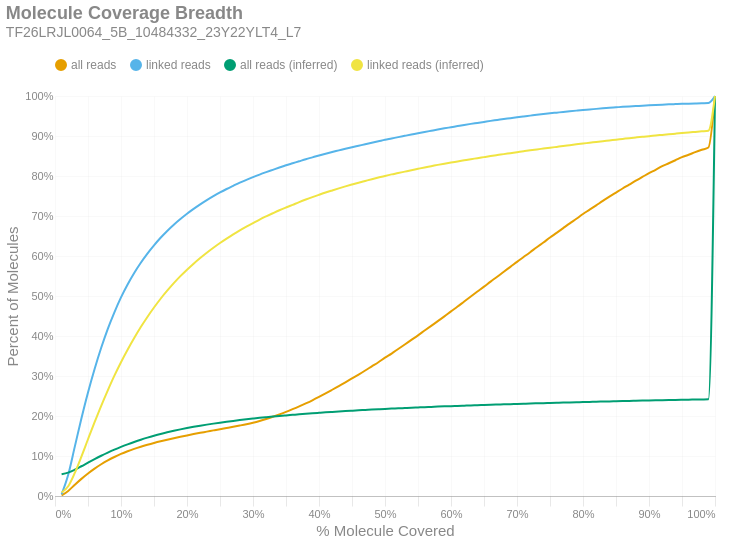

The code cell stored with this chart in its notebook:
### Markdown cell above
### Molecule Read Coverage
This chart shows molecule coverage breadth as computed by the number of bases aligned to that molecule. In other words, "*how much of each unique long molecule is actually sequenced/aligned?*" Keep in mind there is a distinction between sequences and alignments, since some sequences belonging to a particular molecule may not align well and wouldn't appear in the alignment data. This chart also shows molecule coverage breadth as computed by the *inferred fragment* from which the aligned sequences originate. Unlike read coverage, this calculation takes into account the total insert size, including unsequenced gaps between the forward and reverse reads. Like the previous figures, these are cumulative percents.

### Code cell
if SKIPLR:
    print_html(f"Skipped")
else:
    binned_df = consolidated_hist(valids['coverage_bp'], mask, 0.01, True)
    binned_df_inf = consolidated_hist(valids['coverage_inserts'], mask, 0.01, True)
    binned_df = binned_df.with_columns(pl.lit(binned_df_inf['all reads (cumsum)']).alias('all reads (inferred)'))
    binned_df = binned_df.with_columns(pl.lit(binned_df_inf['linked reads (cumsum)']).alias('linked reads (inferred)'))
    binned_df = binned_df.with_columns(
        (pl.col('bin').cast(pl.Float64) + 0.01).alias('right_edge')
    )

    with SafeRender(binned_df):
        (
            density_plot(binned_df, 'Molecule Coverage Breadth', samplename, 'molcov', ['all reads (inferred)','linked reads (inferred)'])
            .encode(
                #x=alt.X('bin:Q', title="% Molecule Covered").axis(format = '%').scale(padding=0),
                x=alt.X('right_edge:Q', title="% Molecule Covered").axis(format='%').scale(padding=0),
                y=alt.Y('value:Q', title='Percent of Molecules')
                    .axis(format='%')
                    .stack(False)
                    .scale(domainMin=0, padding=0),
                color=alt.Color("key:N").scale(domain = ["all reads", "linked reads", "all reads (inferred)", "linked reads (inferred)"]),
                tooltip = [
                    alt.Tooltip("key:N", title = "Data Type"),
                    alt.Tooltip("range_label:N", title="% Molecule Covered"),
                    alt.Tooltip("value:Q", format = ".2%", title="% Molecules")
                ]
            )
        ).display()

### Figure 1 — Vega-Lite specification as saved in the notebook (floating-point values rounded to 4 significant figures)
{"width": "container", "height": 400, "config": {"title": {"anchor": "start", "dy": -15, "fontSize": 18, "color": "#888888", "subtitleColor": "#888888", "subtitleFontSize": 14}, "arc": {"fill": "#0072B2"}, "axis": {"domainColor": "#888888", "domainWidth": 0.5, "gridWidth": 0.2, "grid": false, "titleFontWeight": 400, "titleFontSize": 15, "labelFontSize": 11, "labelColor": "#888888", "tickColor": "#888888", "tickWidth": 0.2, "titleColor": "#888888"}, "axisBand": {"grid": false}, "axisX": {"grid": true, "tickSize": 10, "domainCap": "round"}, "axisY": {"domain": false, "grid": true, "tickSize": 0, "domainCap": "round"}, "background": "transparent", "header": {"labelFontSize": 15, "labelColor": "#888888", "titleFontSize": 15, "titleFontWeight": 600, "titleColor": "#888888"}, "legend": {"labelFont": "sans-serif", "labelFontSize": 12, "labelColor": "#888888", "symbolSize": 100, "symbolType": "circle", "titleFontSize": 12, "titlePadding": 10, "titleColor": "#888888", "title": null, "orient": "top"}, "range": {"category": ["#E69F00", "#56B4E9", "#009E73", "#F0E442", "#0072B2", "#D55E00", "#CC79A7", "#000000"], "diverging": ["#cfe8f3", "#a2d4ec", "#73bfe2", "#46abdb", "#1696d2", "#12719e"]}, "area": {"fill": "#0072B2", "fillOpacity": 0.7, "line": true, "strokeOpacity": 0.7}, "line": {"color": "#0072B2", "stroke": "#0072B2", "strokeWidth": 2}, "trail": {"color": "#0072B2", "stroke": "#0072B2", "strokeWidth": 0, "size": 1}, "point": {"filled": true, "fillOpacity": 1.0, "size": 95}, "text": {"color": "#888888", "fontSize": 11, "align": "right", "fontWeight": 400, "size": 11}, "bar": {"fill": "#0072B2", "stroke": null}, "view": {"stroke": null, "continuousWidth": 660, "continuousHeight": 400}}, "data": {"name": "data-fd0e7b865745eb4f01860bd1621ec142"}, "mark": {"type": "line", "interpolate": "monotone", "point": {"opacity": 0, "size": 275}}, "encoding": {"color": {"field": "key", "scale": {"domain": ["all reads", "linked reads", "all reads (inferred)", "linked reads (inferred)"]}, "type": "nominal"}, "tooltip": [{"field": "key", "title": "Data Type", "type": "nominal"}, {"field": "range_label", "title": "% Molecule Covered", "type": "nominal"}, {"field": "value", "format": ".2%", "title": "% Molecules", "type": "quantitative"}], "x": {"axis": {"format": "%"}, "field": "right_edge", "scale": {"padding": 0}, "title": "% Molecule Covered", "type": "quantitative"}, "y": {"axis": {"format": "%"}, "field": "value", "scale": {"domainMin": 0, "padding": 0}, "stack": false, "title": "Percent of Molecules", "type": "quantitative"}}, "params": [{"name": "param_c36ac31b6afebe62", "select": {"type": "point", "fields": ["key"]}, "bind": "legend"}], "title": {"text": "Molecule Coverage Breadth", "subtitle": "TF26LRJL0064_5B_10484332_23Y22YLT4_L7"}, "transform": [{"fold": ["all reads (cumsum)", "linked reads (cumsum)", "all reads (inferred)", "linked reads (inferred)"]}, {"calculate": "replace(datum.key, ' (cumsum)', '')", "as": "key"}, {"filter": {"param": "param_c36ac31b6afebe62"}}], "usermeta": {"embedOptions": {"downloadFileName": "TF26LRJL0064_5B_10484332_23Y22YLT4_L7.molcov"}}, "$schema": "https://vega.github.io/schema/vega-lite/v6.4.1.json", "datasets": {"data-fd0e7b865745eb4f01860bd1621ec142": [{"bin": "0.0", "interval": "0.0-0.01", "all reads": 0.001416, "linked reads": 0.004223, "all reads (cumsum)": 0.001416, "linked reads (cumsum)": 0.004223, "range_label": "0.0-0.01", "all reads (inferred)": 0.05464, "linked reads (inferred)": 0.008731, "right_edge": 0.01}, {"bin": "0.01", "interval": "0.01-0.02", "all reads": 0.01128, "linked reads": 0.04876, "all reads (cumsum)": 0.0127, "linked reads (cumsum)": 0.05299, "range_label": "0.01-0.02", "all reads (inferred)": 0.05851, "linked reads (inferred)": 0.0243, "right_edge": 0.02}, {"bin": "0.02", "interval": "0.02-0.03", "all reads": 0.01538, "linked reads": 0.07046, "all reads (cumsum)": 0.02807, "linked reads (cumsum)": 0.1234, "range_label": "0.02-0.03", "all reads (inferred)": 0.06578, "linked reads (inferred)": 0.05774, "right_edge": 0.03}, {"bin": "0.03", "interval": "0.03-0.04", "all reads": 0.01476, "linked reads": 0.07023, "all reads (cumsum)": 0.04283, "linked reads (cumsum)": 0.1937, "range_label": "0.03-0.04", "all reads (inferred)": 0.07439, "linked reads (inferred)": 0.0986, "right_edge": 0.04}, {"bin": "0.04", "interval": "0.04-0.05", "all reads": 0.01351, "linked reads": 0.06511, "all reads (cumsum)": 0.05635, "linked reads (cumsum)": 0.2588, "range_label": "0.04-0.05", "all reads (inferred)": 0.08341, "linked reads (inferred)": 0.1419, "right_edge": 0.05}, {"bin": "0.05", "interval": "0.05-0.06", "all reads": 0.01211, "linked reads": 0.05875, "all reads (cumsum)": 0.06846, "linked reads (cumsum)": 0.3175, "range_label": "0.05-0.06", "all reads (inferred)": 0.09221, "linked reads (inferred)": 0.1845, "right_edge": 0.06}, {"bin": "0.06", "interval": "0.06-0.07", "all reads": 0.01089, "linked reads": 0.05302, "all reads (cumsum)": 0.07936, "linked reads (cumsum)": 0.3706, "range_label": "0.06-0.07", "all reads (inferred)": 0.1006, "linked reads (inferred)": 0.2255, "right_edge": 0.07}, {"bin": "0.07", "interval": "0.07-0.08", "all reads": 0.009717, "linked reads": 0.04745, "all reads (cumsum)": 0.08907, "linked reads (cumsum)": 0.418, "range_label": "0.07-0.08", "all reads (inferred)": 0.1085, "linked reads (inferred)": 0.2642, "right_edge": 0.08}, {"bin": "0.08", "interval": "0.08-0.09", "all reads": 0.008458, "linked reads": 0.0413, "all reads (cumsum)": 0.09753, "linked reads (cumsum)": 0.4593, "range_label": "0.08-0.09", "all reads (inferred)": 0.116, "linked reads (inferred)": 0.3009, "right_edge": 0.09}, {"bin": "0.09", "interval": "0.09-0.1", "all reads": 0.00764, "linked reads": 0.03713, "all reads (cumsum)": 0.1052, "linked reads (cumsum)": 0.4964, "range_label": "0.09-0.1", "all reads (inferred)": 0.1229, "linked reads (inferred)": 0.3345, "right_edge": 0.1}, {"bin": "0.1", "interval": "0.1-0.11", "all reads": 0.006665, "linked reads": 0.0323, "all reads (cumsum)": 0.1118, "linked reads (cumsum)": 0.5287, "range_label": "0.1-0.11", "all reads (inferred)": 0.1292, "linked reads (inferred)": 0.3656, "right_edge": 0.11}, {"bin": "0.11", "interval": "0.11-0.12", "all reads": 0.005978, "linked reads": 0.02873, "all reads (cumsum)": 0.1178, "linked reads (cumsum)": 0.5575, "range_label": "0.11-0.12", "all reads (inferred)": 0.1352, "linked reads (inferred)": 0.3949, "right_edge": 0.12}, {"bin": "0.12", "interval": "0.12-0.13", "all reads": 0.005371, "linked reads": 0.02554, "all reads (cumsum)": 0.1232, "linked reads (cumsum)": 0.583, "range_label": "0.12-0.13", "all reads (inferred)": 0.1407, "linked reads (inferred)": 0.4223, "right_edge": 0.13}, {"bin": "0.13", "interval": "0.13-0.14", "all reads": 0.004911, "linked reads": 0.02299, "all reads (cumsum)": 0.1281, "linked reads (cumsum)": 0.606, "range_label": "0.13-0.14", "all reads (inferred)": 0.1459, "linked reads (inferred)": 0.4475, "right_edge": 0.14}, {"bin": "0.14", "interval": "0.14-0.15", "all reads": 0.004548, "linked reads": 0.02064, "all reads (cumsum)": 0.1326, "linked reads (cumsum)": 0.6266, "range_label": "0.14-0.15", "all reads (inferred)": 0.1507, "linked reads (inferred)": 0.4712, "right_edge": 0.15}, {"bin": "0.15", "interval": "0.15-0.16", "all reads": 0.004224, "linked reads": 0.0189, "all reads (cumsum)": 0.1369, "linked reads (cumsum)": 0.6455, "range_label": "0.15-0.16", "all reads (inferred)": 0.1551, "linked reads (inferred)": 0.4931, "right_edge": 0.16}, {"bin": "0.16", "interval": "0.16-0.17", "all reads": 0.003933, "linked reads": 0.01704, "all reads (cumsum)": 0.1408, "linked reads (cumsum)": 0.6626, "range_label": "0.16-0.17", "all reads (inferred)": 0.1592, "linked reads (inferred)": 0.5132, "right_edge": 0.17}, {"bin": "0.17", "interval": "0.17-0.18", "all reads": 0.003783, "linked reads": 0.0156, "all reads (cumsum)": 0.1446, "linked reads (cumsum)": 0.6782, "range_label": "0.17-0.18", "all reads (inferred)": 0.163, "linked reads (inferred)": 0.532, "right_edge": 0.18}, {"bin": "0.18", "interval": "0.18-0.19", "all reads": 0.003525, "linked reads": 0.01411, "all reads (cumsum)": 0.1481, "linked reads (cumsum)": 0.6923, "range_label": "0.18-0.19", "all reads (inferred)": 0.1665, "linked reads (inferred)": 0.5496, "right_edge": 0.19}, {"bin": "0.19", "interval": "0.19-0.2", "all reads": 0.003386, "linked reads": 0.01322, "all reads (cumsum)": 0.1515, "linked reads (cumsum)": 0.7055, "range_label": "0.19-0.2", "all reads (inferred)": 0.1698, "linked reads (inferred)": 0.5655, "right_edge": 0.2}, {"bin": "0.2", "interval": "0.2-0.21", "all reads": 0.003241, "linked reads": 0.01216, "all reads (cumsum)": 0.1547, "linked reads (cumsum)": 0.7177, "range_label": "0.2-0.21", "all reads (inferred)": 0.1729, "linked reads (inferred)": 0.5808, "right_edge": 0.21}, {"bin": "0.21", "interval": "0.21-0.22", "all reads": 0.003146, "linked reads": 0.01137, "all reads (cumsum)": 0.1579, "linked reads (cumsum)": 0.729, "range_label": "0.21-0.22", "all reads (inferred)": 0.1758, "linked reads (inferred)": 0.5949, "right_edge": 0.22}, {"bin": "0.22", "interval": "0.22-0.23", "all reads": 0.003055, "linked reads": 0.01059, "all reads (cumsum)": 0.1609, "linked reads (cumsum)": 0.7396, "range_label": "0.22-0.23", "all reads (inferred)": 0.1784, "linked reads (inferred)": 0.6081, "right_edge": 0.23}, {"bin": "0.23", "interval": "0.23-0.24", "all reads": 0.003097, "linked reads": 0.009872, "all reads (cumsum)": 0.164, "linked reads (cumsum)": 0.7495, "range_label": "0.23-0.24", "all reads (inferred)": 0.181, "linked reads (inferred)": 0.6206, "right_edge": 0.24}, {"bin": "0.24", "interval": "0.24-0.25", "all reads": 0.003054, "linked reads": 0.009318, "all reads (cumsum)": 0.1671, "linked reads (cumsum)": 0.7588, "range_label": "0.24-0.25", "all reads (inferred)": 0.1834, "linked reads (inferred)": 0.6324, "right_edge": 0.25}, {"bin": "0.25", "interval": "0.25-0.26", "all reads": 0.002916, "linked reads": 0.00868, "all reads (cumsum)": 0.17, "linked reads (cumsum)": 0.7675, "range_label": "0.25-0.26", "all reads (inferred)": 0.1856, "linked reads (inferred)": 0.6435, "right_edge": 0.26}, {"bin": "0.26", "interval": "0.26-0.27", "all reads": 0.002964, "linked reads": 0.007994, "all reads (cumsum)": 0.173, "linked reads (cumsum)": 0.7755, "range_label": "0.26-0.27", "all reads (inferred)": 0.1878, "linked reads (inferred)": 0.6542, "right_edge": 0.27}, {"bin": "0.27", "interval": "0.27-0.28", "all reads": 0.003213, "linked reads": 0.007853, "all reads (cumsum)": 0.1762, "linked reads (cumsum)": 0.7833, "range_label": "0.27-0.28", "all reads (inferred)": 0.1898, "linked reads (inferred)": 0.6642, "right_edge": 0.28}, {"bin": "0.28", "interval": "0.28-0.29", "all reads": 0.003372, "linked reads": 0.007043, "all reads (cumsum)": 0.1796, "linked reads (cumsum)": 0.7904, "range_label": "0.28-0.29", "all reads (inferred)": 0.1917, "linked reads (inferred)": 0.6735, "right_edge": 0.29}, {"bin": "0.29", "interval": "0.29-0.3", "all reads": 0.00377, "linked reads": 0.00669, "all reads (cumsum)": 0.1833, "linked reads (cumsum)": 0.7971, "range_label": "0.29-0.3", "all reads (inferred)": 0.1936, "linked reads (inferred)": 0.6824, "right_edge": 0.3}, {"bin": "0.3", "interval": "0.3-0.31", "all reads": 0.004368, "linked reads": 0.006462, "all reads (cumsum)": 0.1877, "linked reads (cumsum)": 0.8035, "range_label": "0.3-0.31", "all reads (inferred)": 0.1953, "linked reads (inferred)": 0.6912, "right_edge": 0.31}, {"bin": "0.31", "interval": "0.31-0.32", "all reads": 0.004979, "linked reads": 0.006035, "all reads (cumsum)": 0.1927, "linked reads (cumsum)": 0.8096, "range_label": "0.31-0.32", "all reads (inferred)": 0.197, "linked reads (inferred)": 0.6992, "right_edge": 0.32}, {"bin": "0.32", "interval": "0.32-0.33", "all reads": 0.005494, "linked reads": 0.005801, "all reads (cumsum)": 0.1982, "linked reads (cumsum)": 0.8154, "range_label": "0.32-0.33", "all reads (inferred)": 0.1985, "linked reads (inferred)": 0.7068, "right_edge": 0.33}, {"bin": "0.33", "interval": "0.33-0.34", "all reads": 0.005947, "linked reads": 0.005784, "all reads (cumsum)": 0.2041, "linked reads (cumsum)": 0.8212, "range_label": "0.33-0.34", "all reads (inferred)": 0.2001, "linked reads (inferred)": 0.7143, "right_edge": 0.34}, {"bin": "0.34", "interval": "0.34-0.35", "all reads": 0.006256, "linked reads": 0.005541, "all reads (cumsum)": 0.2104, "linked reads (cumsum)": 0.8267, "range_label": "0.34-0.35", "all reads (inferred)": 0.2015, "linked reads (inferred)": 0.7212, "right_edge": 0.35}, {"bin": "0.35", "interval": "0.35-0.36", "all reads": 0.006655, "linked reads": 0.005067, "all reads (cumsum)": 0.217, "linked reads (cumsum)": 0.8318, "range_label": "0.35-0.36", "all reads (inferred)": 0.2028, "linked reads (inferred)": 0.7279, "right_edge": 0.36}, {"bin": "0.36", "interval": "0.36-0.37", "all reads": 0.007014, "linked reads": 0.005073, "all reads (cumsum)": 0.224, "linked reads (cumsum)": 0.8368, "range_label": "0.36-0.37", "all reads (inferred)": 0.2042, "linked reads (inferred)": 0.7348, "right_edge": 0.37}, {"bin": "0.37", "interval": "0.37-0.38", "all reads": 0.007387, "linked reads": 0.005061, "all reads (cumsum)": 0.2314, "linked reads (cumsum)": 0.8419, "range_label": "0.37-0.38", "all reads (inferred)": 0.2055, "linked reads (inferred)": 0.7412, "right_edge": 0.38}, {"bin": "0.38", "interval": "0.38-0.39", "all reads": 0.007768, "linked reads": 0.004711, "all reads (cumsum)": 0.2392, "linked reads (cumsum)": 0.8466, "range_label": "0.38-0.39", "all reads (inferred)": 0.2068, "linked reads (inferred)": 0.7472, "right_edge": 0.39}, {"bin": "0.39", "interval": "0.39-0.4", "all reads": 0.008391, "linked reads": 0.004675, "all reads (cumsum)": 0.2476, "linked reads (cumsum)": 0.8513, "range_label": "0.39-0.4", "all reads (inferred)": 0.2079, "linked reads (inferred)": 0.753, "right_edge": 0.4}, {"bin": "0.4", "interval": "0.4-0.41", "all reads": 0.008812, "linked reads": 0.004409, "all reads (cumsum)": 0.2564, "linked reads (cumsum)": 0.8557, "range_label": "0.4-0.41", "all reads (inferred)": 0.2091, "linked reads (inferred)": 0.7586, "right_edge": 0.41}, {"bin": "0.41", "interval": "0.41-0.42", "all reads": 0.009221, "linked reads": 0.004268, "all reads (cumsum)": 0.2656, "linked reads (cumsum)": 0.86, "range_label": "0.41-0.42", "all reads (inferred)": 0.2102, "linked reads (inferred)": 0.7639, "right_edge": 0.42}, {"bin": "0.42", "interval": "0.42-0.43", "all reads": 0.009368, "linked reads": 0.004059, "all reads (cumsum)": 0.275, "linked reads (cumsum)": 0.864, "range_label": "0.42-0.43", "all reads (inferred)": 0.2112, "linked reads (inferred)": 0.769, "right_edge": 0.43}, {"bin": "0.43", "interval": "0.43-0.44", "all reads": 0.009314, "linked reads": 0.004138, "all reads (cumsum)": 0.2843, "linked reads (cumsum)": 0.8682, "range_label": "0.43-0.44", "all reads (inferred)": 0.2123, "linked reads (inferred)": 0.774, "right_edge": 0.44}, {"bin": "0.44", "interval": "0.44-0.45", "all reads": 0.009623, "linked reads": 0.003833, "all reads (cumsum)": 0.2939, "linked reads (cumsum)": 0.872, "range_label": "0.44-0.45", "all reads (inferred)": 0.2132, "linked reads (inferred)": 0.7787, "right_edge": 0.45}, {"bin": "0.45", "interval": "0.45-0.46", "all reads": 0.009737, "linked reads": 0.003664, "all reads (cumsum)": 0.3037, "linked reads (cumsum)": 0.8757, "range_label": "0.45-0.46", "all reads (inferred)": 0.2142, "linked reads (inferred)": 0.7833, "right_edge": 0.46}, {"bin": "0.46", "interval": "0.46-0.47", "all reads": 0.01005, "linked reads": 0.003681, "all reads (cumsum)": 0.3137, "linked reads (cumsum)": 0.8793, "range_label": "0.46-0.47", "all reads (inferred)": 0.2151, "linked reads (inferred)": 0.7877, "right_edge": 0.47}, {"bin": "0.47", "interval": "0.47-0.48", "all reads": 0.01042, "linked reads": 0.003627, "all reads (cumsum)": 0.3241, "linked reads (cumsum)": 0.883, "range_label": "0.47-0.48", "all reads (inferred)": 0.216, "linked reads (inferred)": 0.792, "right_edge": 0.48}, {"bin": "0.48", "interval": "0.48-0.49", "all reads": 0.01033, "linked reads": 0.003678, "all reads (cumsum)": 0.3345, "linked reads (cumsum)": 0.8867, "range_label": "0.48-0.49", "all reads (inferred)": 0.2168, "linked reads (inferred)": 0.7961, "right_edge": 0.49}, {"bin": "0.49", "interval": "0.49-0.5", "all reads": 0.01147, "linked reads": 0.003754, "all reads (cumsum)": 0.3459, "linked reads (cumsum)": 0.8904, "range_label": "0.49-0.5", "all reads (inferred)": 0.2177, "linked reads (inferred)": 0.8002, "right_edge": 0.5}, {"bin": "0.5", "interval": "0.5-0.51", "all reads": 0.01017, "linked reads": 0.003337, "all reads (cumsum)": 0.3561, "linked reads (cumsum)": 0.8937, "range_label": "0.5-0.51", "all reads (inferred)": 0.2185, "linked reads (inferred)": 0.804, "right_edge": 0.51}, {"bin": "0.51", "interval": "0.51-0.52", "all reads": 0.01151, "linked reads": 0.003472, "all reads (cumsum)": 0.3676, "linked reads (cumsum)": 0.8972, "range_label": "0.51-0.52", "all reads (inferred)": 0.2192, "linked reads (inferred)": 0.8074, "right_edge": 0.52}, {"bin": "0.52", "interval": "0.52-0.53", "all reads": 0.01119, "linked reads": 0.00321, "all reads (cumsum)": 0.3788, "linked reads (cumsum)": 0.9004, "range_label": "0.52-0.53", "all reads (inferred)": 0.2199, "linked reads (inferred)": 0.811, "right_edge": 0.53}, {"bin": "0.53", "interval": "0.53-0.54", "all reads": 0.01151, "linked reads": 0.003204, "all reads (cumsum)": 0.3903, "linked reads (cumsum)": 0.9036, "range_label": "0.53-0.54", "all reads (inferred)": 0.2207, "linked reads (inferred)": 0.8146, "right_edge": 0.54}, {"bin": "0.54", "interval": "0.54-0.55", "all reads": 0.01137, "linked reads": 0.003187, "all reads (cumsum)": 0.4017, "linked reads (cumsum)": 0.9068, "range_label": "0.54-0.55", "all reads (inferred)": 0.2214, "linked reads (inferred)": 0.818, "right_edge": 0.55}, {"bin": "0.55", "interval": "0.55-0.56", "all reads": 0.01193, "linked reads": 0.003224, "all reads (cumsum)": 0.4136, "linked reads (cumsum)": 0.91, "range_label": "0.55-0.56", "all reads (inferred)": 0.2221, "linked reads (inferred)": 0.8214, "right_edge": 0.56}, {"bin": "0.56", "interval": "0.56-0.57", "all reads": 0.01183, "linked reads": 0.003066, "all reads (cumsum)": 0.4254, "linked reads (cumsum)": 0.9131, "range_label": "0.56-0.57", "all reads (inferred)": 0.2228, "linked reads (inferred)": 0.8246, "right_edge": 0.57}, {"bin": "0.57", "interval": "0.57-0.58", "all reads": 0.01173, "linked reads": 0.003052, "all reads (cumsum)": 0.4372, "linked reads (cumsum)": 0.9162, "range_label": "0.57-0.58", "all reads (inferred)": 0.2234, "linked reads (inferred)": 0.8278, "right_edge": 0.58}, {"bin": "0.58", "interval": "0.58-0.59", "all reads": 0.01197, "linked reads": 0.002967, "all reads (cumsum)": 0.4491, "linked reads (cumsum)": 0.9191, "range_label": "0.58-0.59", "all reads (inferred)": 0.2241, "linked reads (inferred)": 0.8309, "right_edge": 0.59}, {"bin": "0.59", "interval": "0.59-0.6", "all reads": 0.01239, "linked reads": 0.002834, "all reads (cumsum)": 0.4615, "linked reads (cumsum)": 0.922, "range_label": "0.59-0.6", "all reads (inferred)": 0.2247, "linked reads (inferred)": 0.8337, "right_edge": 0.6}, {"bin": "0.6", "interval": "0.6-0.61", "all reads": 0.01207, "linked reads": 0.002845, "all reads (cumsum)": 0.4736, "linked reads (cumsum)": 0.9248, "range_label": "0.6-0.61", "all reads (inferred)": 0.2253, "linked reads (inferred)": 0.8365, "right_edge": 0.61}, {"bin": "0.61", "interval": "0.61-0.62", "all reads": 0.0127, "linked reads": 0.002831, "all reads (cumsum)": 0.4863, "linked reads (cumsum)": 0.9276, "range_label": "0.61-0.62", "all reads (inferred)": 0.2259, "linked reads (inferred)": 0.8393, "right_edge": 0.62}, {"bin": "0.62", "interval": "0.62-0.63", "all reads": 0.0125, "linked reads": 0.002693, "all reads (cumsum)": 0.4988, "linked reads (cumsum)": 0.9303, "range_label": "0.62-0.63", "all reads (inferred)": 0.2264, "linked reads (inferred)": 0.8421, "right_edge": 0.63}, {"bin": "0.63", "interval": "0.63-0.64", "all reads": 0.01237, "linked reads": 0.002447, "all reads (cumsum)": 0.5112, "linked reads (cumsum)": 0.9328, "range_label": "0.63-0.64", "all reads (inferred)": 0.227, "linked reads (inferred)": 0.8445, "right_edge": 0.64}, {"bin": "0.64", "interval": "0.64-0.65", "all reads": 0.01221, "linked reads": 0.00249, "all reads (cumsum)": 0.5234, "linked reads (cumsum)": 0.9353, "range_label": "0.64-0.65", "all reads (inferred)": 0.2275, "linked reads (inferred)": 0.8472, "right_edge": 0.65}, {"bin": "0.65", "interval": "0.65-0.66", "all reads": 0.01266, "linked reads": 0.002524, "all reads (cumsum)": 0.536, "linked reads (cumsum)": 0.9378, "range_label": "0.65-0.66", "all reads (inferred)": 0.2281, "linked reads (inferred)": 0.8498, "right_edge": 0.66}, {"bin": "0.66", "interval": "0.66-0.67", "all reads": 0.01215, "linked reads": 0.002275, "all reads (cumsum)": 0.5482, "linked reads (cumsum)": 0.9401, "range_label": "0.66-0.67", "all reads (inferred)": 0.2286, "linked reads (inferred)": 0.8523, "right_edge": 0.67}, {"bin": "0.67", "interval": "0.67-0.68", "all reads": 0.01256, "linked reads": 0.002351, "all reads (cumsum)": 0.5607, "linked reads (cumsum)": 0.9424, "range_label": "0.67-0.68", "all reads (inferred)": 0.2291, "linked reads (inferred)": 0.8547, "right_edge": 0.68}, {"bin": "0.68", "interval": "0.68-0.69", "all reads": 0.01218, "linked reads": 0.002145, "all reads (cumsum)": 0.5729, "linked reads (cumsum)": 0.9446, "range_label": "0.68-0.69", "all reads (inferred)": 0.2297, "linked reads (inferred)": 0.8571, "right_edge": 0.69}, {"bin": "0.69", "interval": "0.69-0.7", "all reads": 0.01247, "linked reads": 0.002281, "all reads (cumsum)": 0.5854, "linked reads (cumsum)": 0.9468, "range_label": "0.69-0.7", "all reads (inferred)": 0.2302, "linked reads (inferred)": 0.8596, "right_edge": 0.7}, {"bin": "0.7", "interval": "0.7-0.71", "all reads": 0.01202, "linked reads": 0.002097, "all reads (cumsum)": 0.5974, "linked reads (cumsum)": 0.9489, "range_label": "0.7-0.71", "all reads (inferred)": 0.2307, "linked reads (inferred)": 0.8621, "right_edge": 0.71}, {"bin": "0.71", "interval": "0.71-0.72", "all reads": 0.01205, "linked reads": 0.002016, "all reads (cumsum)": 0.6095, "linked reads (cumsum)": 0.951, "range_label": "0.71-0.72", "all reads (inferred)": 0.2312, "linked reads (inferred)": 0.8644, "right_edge": 0.72}, {"bin": "0.72", "interval": "0.72-0.73", "all reads": 0.01246, "linked reads": 0.002038, "all reads (cumsum)": 0.6219, "linked reads (cumsum)": 0.953, "range_label": "0.72-0.73", "all reads (inferred)": 0.2317, "linked reads (inferred)": 0.8665, "right_edge": 0.73}, {"bin": "0.73", "interval": "0.73-0.74", "all reads": 0.01183, "linked reads": 0.001852, "all reads (cumsum)": 0.6338, "linked reads (cumsum)": 0.9548, "range_label": "0.73-0.74", "all reads (inferred)": 0.2321, "linked reads (inferred)": 0.8686, "right_edge": 0.74}, {"bin": "0.74", "interval": "0.74-0.75", "all reads": 0.01245, "linked reads": 0.001857, "all reads (cumsum)": 0.6462, "linked reads (cumsum)": 0.9567, "range_label": "0.74-0.75", "all reads (inferred)": 0.2326, "linked reads (inferred)": 0.8707, "right_edge": 0.75}, {"bin": "0.75", "interval": "0.75-0.76", "all reads": 0.01161, "linked reads": 0.001711, "all reads (cumsum)": 0.6578, "linked reads (cumsum)": 0.9584, "range_label": "0.75-0.76", "all reads (inferred)": 0.233, "linked reads (inferred)": 0.8728, "right_edge": 0.76}, {"bin": "0.76", "interval": "0.76-0.77", "all reads": 0.01192, "linked reads": 0.001713, "all reads (cumsum)": 0.6697, "linked reads (cumsum)": 0.9601, "range_label": "0.76-0.77", "all reads (inferred)": 0.2335, "linked reads (inferred)": 0.8748, "right_edge": 0.77}, {"bin": "0.77", "interval": "0.77-0.78", "all reads": 0.01189, "linked reads": 0.001682, "all reads (cumsum)": 0.6816, "linked reads (cumsum)": 0.9618, "range_label": "0.77-0.78", "all reads (inferred)": 0.2339, "linked reads (inferred)": 0.877, "right_edge": 0.78}, {"bin": "0.78", "interval": "0.78-0.79", "all reads": 0.01141, "linked reads": 0.001634, "all reads (cumsum)": 0.693, "linked reads (cumsum)": 0.9634, "range_label": "0.78-0.79", "all reads (inferred)": 0.2344, "linked reads (inferred)": 0.8791, "right_edge": 0.79}, {"bin": "0.79", "interval": "0.79-0.8", "all reads": 0.0119, "linked reads": 0.001564, "all reads (cumsum)": 0.7049, "linked reads (cumsum)": 0.965, "range_label": "0.79-0.8", "all reads (inferred)": 0.2348, "linked reads (inferred)": 0.8812, "right_edge": 0.8}, {"bin": "0.8", "interval": "0.8-0.81", "all reads": 0.01079, "linked reads": 0.001349, "all reads (cumsum)": 0.7157, "linked reads (cumsum)": 0.9664, "range_label": "0.8-0.81", "all reads (inferred)": 0.2353, "linked reads (inferred)": 0.8831, "right_edge": 0.81}, {"bin": "0.81", "interval": "0.81-0.82", "all reads": 0.0109, "linked reads": 0.001468, "all reads (cumsum)": 0.7266, "linked reads (cumsum)": 0.9678, "range_label": "0.81-0.82", "all reads (inferred)": 0.2357, "linked reads (inferred)": 0.8852, "right_edge": 0.82}, {"bin": "0.82", "interval": "0.82-0.83", "all reads": 0.01109, "linked reads": 0.001417, "all reads (cumsum)": 0.7377, "linked reads (cumsum)": 0.9692, "range_label": "0.82-0.83", "all reads (inferred)": 0.2361, "linked reads (inferred)": 0.8871, "right_edge": 0.83}, {"bin": "0.83", "interval": "0.83-0.84", "all reads": 0.01059, "linked reads": 0.001324, "all reads (cumsum)": 0.7483, "linked reads (cumsum)": 0.9706, "range_label": "0.83-0.84", "all reads (inferred)": 0.2365, "linked reads (inferred)": 0.889, "right_edge": 0.84}, {"bin": "0.84", "interval": "0.84-0.85", "all reads": 0.01023, "linked reads": 0.001132, "all reads (cumsum)": 0.7585, "linked reads (cumsum)": 0.9717, "range_label": "0.84-0.85", "all reads (inferred)": 0.2369, "linked reads (inferred)": 0.8909, "right_edge": 0.85}, {"bin": "0.85", "interval": "0.85-0.86", "all reads": 0.01017, "linked reads": 0.001177, "all reads (cumsum)": 0.7687, "linked reads (cumsum)": 0.9729, "range_label": "0.85-0.86", "all reads (inferred)": 0.2373, "linked reads (inferred)": 0.8927, "right_edge": 0.86}, {"bin": "0.86", "interval": "0.86-0.87", "all reads": 0.00973, "linked reads": 0.001061, "all reads (cumsum)": 0.7784, "linked reads (cumsum)": 0.9739, "range_label": "0.86-0.87", "all reads (inferred)": 0.2377, "linked reads (inferred)": 0.8946, "right_edge": 0.87}, {"bin": "0.87", "interval": "0.87-0.88", "all reads": 0.009841, "linked reads": 0.0009231, "all reads (cumsum)": 0.7883, "linked reads (cumsum)": 0.9749, "range_label": "0.87-0.88", "all reads (inferred)": 0.2381, "linked reads (inferred)": 0.8963, "right_edge": 0.88}, {"bin": "0.88", "interval": "0.88-0.89", "all reads": 0.009277, "linked reads": 0.000844, "all reads (cumsum)": 0.7976, "linked reads (cumsum)": 0.9757, "range_label": "0.88-0.89", "all reads (inferred)": 0.2384, "linked reads (inferred)": 0.898, "right_edge": 0.89}, {"bin": "0.89", "interval": "0.89-0.9", "all reads": 0.009488, "linked reads": 0.0009598, "all reads (cumsum)": 0.807, "linked reads (cumsum)": 0.9767, "range_label": "0.89-0.9", "all reads (inferred)": 0.2388, "linked reads (inferred)": 0.8997, "right_edge": 0.9}, {"bin": "0.9", "interval": "0.9-0.91", "all reads": 0.008304, "linked reads": 0.0008582, "all reads (cumsum)": 0.8153, "linked reads (cumsum)": 0.9775, "range_label": "0.9-0.91", "all reads (inferred)": 0.2391, "linked reads (inferred)": 0.9012, "right_edge": 0.91}, {"bin": "0.91", "interval": "0.91-0.92", "all reads": 0.009136, "linked reads": 0.0008102, "all reads (cumsum)": 0.8245, "linked reads (cumsum)": 0.9783, "range_label": "0.91-0.92", "all reads (inferred)": 0.2395, "linked reads (inferred)": 0.9028, "right_edge": 0.92}, {"bin": "0.92", "interval": "0.92-0.93", "all reads": 0.007354, "linked reads": 0.0007452, "all reads (cumsum)": 0.8318, "linked reads (cumsum)": 0.9791, "range_label": "0.92-0.93", "all reads (inferred)": 0.2398, "linked reads (inferred)": 0.9044, "right_edge": 0.93}, {"bin": "0.93", "interval": "0.93-0.94", "all reads": 0.007604, "linked reads": 0.0006436, "all reads (cumsum)": 0.8394, "linked reads (cumsum)": 0.9797, "range_label": "0.93-0.94", "all reads (inferred)": 0.2401, "linked reads (inferred)": 0.9058, "right_edge": 0.94}, {"bin": "0.94", "interval": "0.94-0.95", "all reads": 0.007597, "linked reads": 0.0006239, "all reads (cumsum)": 0.847, "linked reads (cumsum)": 0.9803, "range_label": "0.94-0.95", "all reads (inferred)": 0.2405, "linked reads (inferred)": 0.9073, "right_edge": 0.95}, {"bin": "0.95", "interval": "0.95-0.96", "all reads": 0.006039, "linked reads": 0.0005702, "all reads (cumsum)": 0.8531, "linked reads (cumsum)": 0.9809, "range_label": "0.95-0.96", "all reads (inferred)": 0.2408, "linked reads (inferred)": 0.9088, "right_edge": 0.96}, {"bin": "0.96", "interval": "0.96-0.97", "all reads": 0.006535, "linked reads": 0.0005476, "all reads (cumsum)": 0.8596, "linked reads (cumsum)": 0.9815, "range_label": "0.96-0.97", "all reads (inferred)": 0.2411, "linked reads (inferred)": 0.9103, "right_edge": 0.97}, {"bin": "0.97", "interval": "0.97-0.98", "all reads": 0.005989, "linked reads": 0.0005363, "all reads (cumsum)": 0.8656, "linked reads (cumsum)": 0.982, "range_label": "0.97-0.98", "all reads (inferred)": 0.2414, "linked reads (inferred)": 0.9117, "right_edge": 0.98}, {"bin": "0.98", "interval": "0.98-0.99", "all reads": 0.005585, "linked reads": 0.0004658, "all reads (cumsum)": 0.8712, "linked reads (cumsum)": 0.9825, "range_label": "0.98-0.99", "all reads (inferred)": 0.2418, "linked reads (inferred)": 0.9133, "right_edge": 0.99}, {"bin": "0.99", "interval": "0.99-1.0", "all reads": 0.1288, "linked reads": 0.01754, "all reads (cumsum)": 1.0, "linked reads (cumsum)": 1.0, "range_label": "0.99-1.0", "all reads (inferred)": 1.0, "linked reads (inferred)": 1.0, "right_edge": 1.0}]}}
